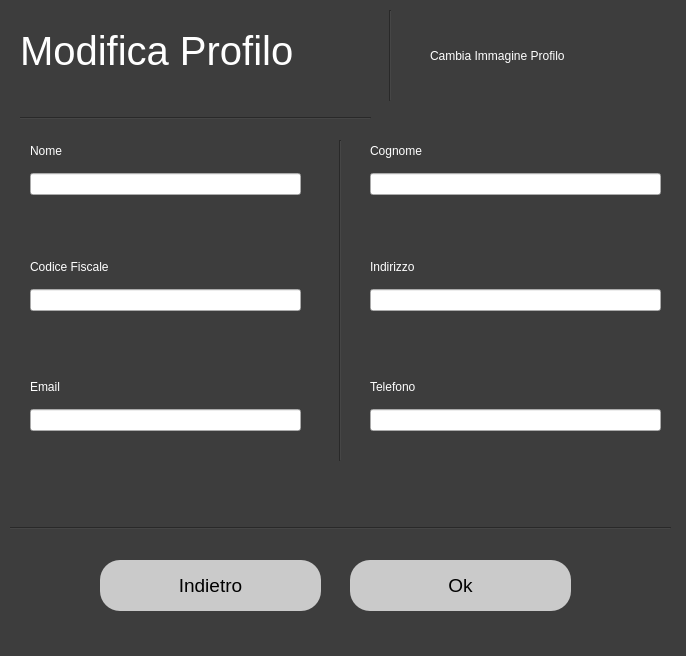
<?xml version="1.0" encoding="UTF-8"?>
<ui version="4.0">
 <class>Dialog</class>
 <widget class="QDialog" name="Dialog">
  <property name="geometry">
   <rect>
    <x>0</x>
    <y>0</y>
    <width>686</width>
    <height>656</height>
   </rect>
  </property>
  <property name="windowTitle">
   <string>Dialog</string>
  </property>
  <property name="styleSheet">
   <string notr="true">QDialog#Dialog{
background-color: rgb(61, 61, 61);}</string>
  </property>
  <widget class="QLabel" name="label">
   <property name="geometry">
    <rect>
     <x>20</x>
     <y>10</y>
     <width>341</width>
     <height>81</height>
    </rect>
   </property>
   <property name="styleSheet">
    <string notr="true">color: rgb(255, 255, 255); font-size:30pt</string>
   </property>
   <property name="text">
    <string>Modifica Profilo</string>
   </property>
  </widget>
  <widget class="QPushButton" name="ok_button">
   <property name="geometry">
    <rect>
     <x>350</x>
     <y>560</y>
     <width>221</width>
     <height>51</height>
    </rect>
   </property>
   <property name="cursor">
    <cursorShape>PointingHandCursor</cursorShape>
   </property>
   <property name="styleSheet">
    <string notr="true">border-radius:20px; 
 background-color: rgb(202, 202, 202);
font-size:14pt;</string>
   </property>
   <property name="text">
    <string>Ok</string>
   </property>
  </widget>
  <widget class="QPushButton" name="back_button">
   <property name="geometry">
    <rect>
     <x>100</x>
     <y>560</y>
     <width>221</width>
     <height>51</height>
    </rect>
   </property>
   <property name="cursor">
    <cursorShape>PointingHandCursor</cursorShape>
   </property>
   <property name="styleSheet">
    <string notr="true">border-radius:20px; 
 background-color: rgb(202, 202, 202);
font-size:14pt;</string>
   </property>
   <property name="text">
    <string>Indietro</string>
   </property>
  </widget>
  <widget class="Line" name="line">
   <property name="geometry">
    <rect>
     <x>330</x>
     <y>140</y>
     <width>20</width>
     <height>321</height>
    </rect>
   </property>
   <property name="styleSheet">
    <string notr="true">background-color: rgb(61, 61, 61);</string>
   </property>
   <property name="orientation">
    <enum>Qt::Vertical</enum>
   </property>
  </widget>
  <widget class="Line" name="line_2">
   <property name="geometry">
    <rect>
     <x>20</x>
     <y>110</y>
     <width>351</width>
     <height>16</height>
    </rect>
   </property>
   <property name="styleSheet">
    <string notr="true">background-color: rgb(61, 61, 61);</string>
   </property>
   <property name="orientation">
    <enum>Qt::Horizontal</enum>
   </property>
  </widget>
  <widget class="Line" name="line_3">
   <property name="geometry">
    <rect>
     <x>10</x>
     <y>520</y>
     <width>661</width>
     <height>16</height>
    </rect>
   </property>
   <property name="styleSheet">
    <string notr="true">background-color: rgb(61, 61, 61);</string>
   </property>
   <property name="orientation">
    <enum>Qt::Horizontal</enum>
   </property>
  </widget>
  <widget class="Line" name="line_4">
   <property name="geometry">
    <rect>
     <x>380</x>
     <y>10</y>
     <width>20</width>
     <height>91</height>
    </rect>
   </property>
   <property name="styleSheet">
    <string notr="true">background-color: rgb(61, 61, 61);</string>
   </property>
   <property name="orientation">
    <enum>Qt::Vertical</enum>
   </property>
  </widget>
  <widget class="QLabel" name="label_14">
   <property name="geometry">
    <rect>
     <x>430</x>
     <y>20</y>
     <width>241</width>
     <height>71</height>
    </rect>
   </property>
   <property name="styleSheet">
    <string notr="true">font: 12pt &quot;MS Shell Dlg 2&quot;;
color: rgb(255, 255, 255);</string>
   </property>
   <property name="text">
    <string>Cambia Immagine Profilo</string>
   </property>
  </widget>
  <widget class="QLabel" name="image_label">
   <property name="geometry">
    <rect>
     <x>410</x>
     <y>40</y>
     <width>231</width>
     <height>31</height>
    </rect>
   </property>
   <property name="styleSheet">
    <string notr="true">font: 11pt &quot;MS Shell Dlg 2&quot;;
color: rgb(255, 255, 255);</string>
   </property>
   <property name="text">
    <string/>
   </property>
  </widget>
  <widget class="QWidget" name="">
   <property name="geometry">
    <rect>
     <x>370</x>
     <y>134</y>
     <width>291</width>
     <height>61</height>
    </rect>
   </property>
   <layout class="QVBoxLayout" name="verticalLayout_2">
    <item>
     <widget class="QLabel" name="label_6">
      <property name="styleSheet">
       <string notr="true">font: 12pt &quot;MS Shell Dlg 2&quot;;
color: rgb(255, 255, 255);</string>
      </property>
      <property name="text">
       <string>Cognome</string>
      </property>
     </widget>
    </item>
    <item>
     <widget class="QLineEdit" name="cognome_field">
      <property name="styleSheet">
       <string notr="true">color: rgb(0, 0, 0);
font: 11pt &quot;MS Shell Dlg 2&quot;;</string>
      </property>
     </widget>
    </item>
   </layout>
  </widget>
  <widget class="QWidget" name="">
   <property name="geometry">
    <rect>
     <x>370</x>
     <y>250</y>
     <width>291</width>
     <height>61</height>
    </rect>
   </property>
   <layout class="QVBoxLayout" name="verticalLayout_4">
    <item>
     <widget class="QLabel" name="label_8">
      <property name="styleSheet">
       <string notr="true">font: 12pt &quot;MS Shell Dlg 2&quot;;
color: rgb(255, 255, 255);</string>
      </property>
      <property name="text">
       <string>Indirizzo</string>
      </property>
     </widget>
    </item>
    <item>
     <widget class="QLineEdit" name="indirizzo_field">
      <property name="styleSheet">
       <string notr="true">color: rgb(0, 0, 0);
font: 11pt &quot;MS Shell Dlg 2&quot;;</string>
      </property>
     </widget>
    </item>
   </layout>
  </widget>
  <widget class="QWidget" name="">
   <property name="geometry">
    <rect>
     <x>370</x>
     <y>370</y>
     <width>291</width>
     <height>61</height>
    </rect>
   </property>
   <layout class="QVBoxLayout" name="verticalLayout_6">
    <item>
     <widget class="QLabel" name="label_9">
      <property name="styleSheet">
       <string notr="true">font: 12pt &quot;MS Shell Dlg 2&quot;;
color: rgb(255, 255, 255);</string>
      </property>
      <property name="text">
       <string>Telefono</string>
      </property>
     </widget>
    </item>
    <item>
     <widget class="QLineEdit" name="telefono_field">
      <property name="styleSheet">
       <string notr="true">color: rgb(0, 0, 0);
font: 11pt &quot;MS Shell Dlg 2&quot;;</string>
      </property>
     </widget>
    </item>
   </layout>
  </widget>
  <widget class="QWidget" name="">
   <property name="geometry">
    <rect>
     <x>30</x>
     <y>370</y>
     <width>271</width>
     <height>61</height>
    </rect>
   </property>
   <layout class="QVBoxLayout" name="verticalLayout_5">
    <item>
     <widget class="QLabel" name="label_10">
      <property name="styleSheet">
       <string notr="true">font: 12pt &quot;MS Shell Dlg 2&quot;;
color: rgb(255, 255, 255);</string>
      </property>
      <property name="text">
       <string>Email</string>
      </property>
     </widget>
    </item>
    <item>
     <widget class="QLineEdit" name="email_field">
      <property name="styleSheet">
       <string notr="true">color: rgb(0, 0, 0);
font: 11pt &quot;MS Shell Dlg 2&quot;;</string>
      </property>
     </widget>
    </item>
   </layout>
  </widget>
  <widget class="QWidget" name="">
   <property name="geometry">
    <rect>
     <x>30</x>
     <y>134</y>
     <width>271</width>
     <height>61</height>
    </rect>
   </property>
   <layout class="QVBoxLayout" name="verticalLayout">
    <item>
     <widget class="QLabel" name="label_5">
      <property name="styleSheet">
       <string notr="true">font: 12pt &quot;MS Shell Dlg 2&quot;;
color: rgb(255, 255, 255);</string>
      </property>
      <property name="text">
       <string>Nome</string>
      </property>
     </widget>
    </item>
    <item>
     <widget class="QLineEdit" name="nome_field">
      <property name="styleSheet">
       <string notr="true">color: rgb(0, 0, 0);
font: 11pt &quot;MS Shell Dlg 2&quot;;</string>
      </property>
     </widget>
    </item>
   </layout>
  </widget>
  <widget class="QWidget" name="">
   <property name="geometry">
    <rect>
     <x>30</x>
     <y>250</y>
     <width>271</width>
     <height>61</height>
    </rect>
   </property>
   <layout class="QVBoxLayout" name="verticalLayout_3">
    <item>
     <widget class="QLabel" name="label_7">
      <property name="styleSheet">
       <string notr="true">font: 12pt &quot;MS Shell Dlg 2&quot;;
color: rgb(255, 255, 255);</string>
      </property>
      <property name="text">
       <string>Codice Fiscale</string>
      </property>
     </widget>
    </item>
    <item>
     <widget class="QLineEdit" name="cf_field">
      <property name="styleSheet">
       <string notr="true">color: rgb(0, 0, 0);
font: 11pt &quot;MS Shell Dlg 2&quot;;</string>
      </property>
     </widget>
    </item>
   </layout>
  </widget>
 </widget>
 <resources/>
 <connections/>
</ui>
